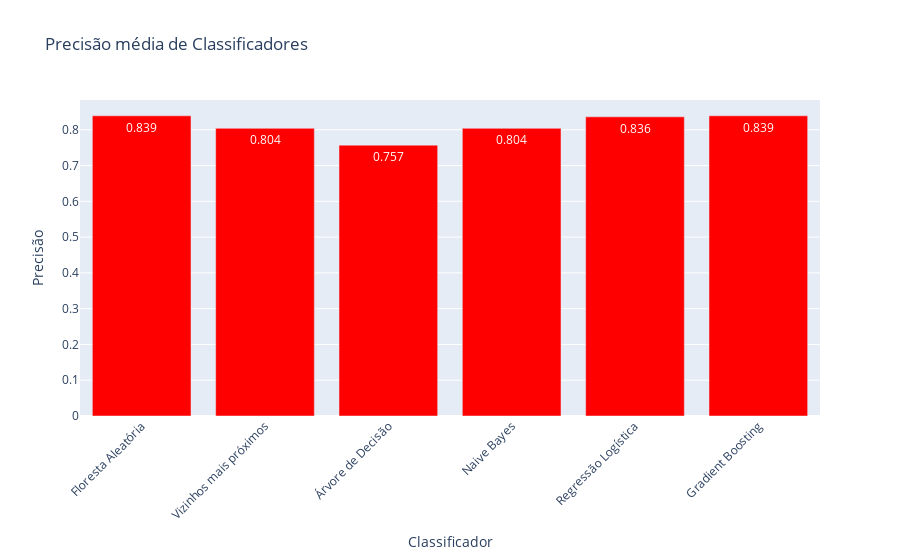

Here is the notebook cell this chart was saved with:
### Code cell
fig = go.Figure([go.Bar(y=precisoes,x = names,marker_color='red',text=precisoes,textposition='auto')]) 
fig.update_layout(title_text='Precisão média de Classificadores',xaxis_title="Classificador",yaxis_title="Precisão",xaxis_tickangle=-45)
fig.show()

### Figure 1 — Plotly figure (JSON) as saved in the notebook; plotly's stock layout.template omitted (floating-point values rounded to 4 significant figures)
{"data": [{"marker": {"color": "red"}, "text": [0.839, 0.804, 0.757, 0.804, 0.836, 0.839], "textposition": "auto", "type": "bar", "x": ["Floresta Aleatória", "Vizinhos mais próximos", "Árvore de Decisão", "Naive Bayes", "Regressão Logística", "Gradient Boosting"], "y": [0.839, 0.804, 0.757, 0.804, 0.836, 0.839]}], "layout": {"title": {"text": "Precisão média de Classificadores"}, "xaxis": {"tickangle": -45, "title": {"text": "Classificador"}}, "yaxis": {"title": {"text": "Precisão"}}}}
